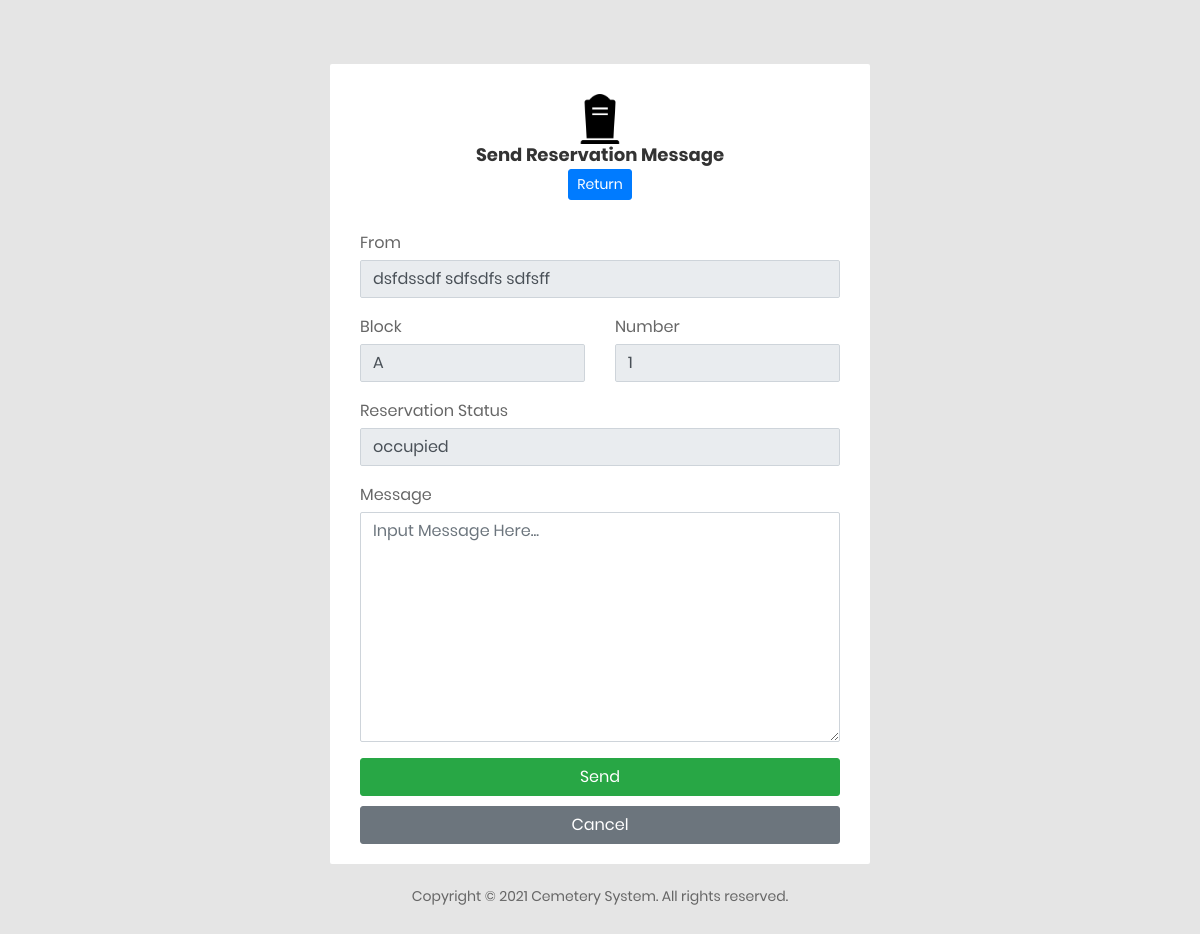
Screenshot of /user/sendMessage.php?reserve_id=1&&user_id=1 (signed in) with the database file from the repository.
### tables this page shows
CREATE TABLE `reservations` (
  `reserve_id` int(11) NOT NULL,
  `user_id` text NOT NULL,
  `loc_id` text NOT NULL,
  `reserved_by` text NOT NULL,
  `residential_address` text NOT NULL,
  `contact_number` text NOT NULL,
  `email_address` text NOT NULL,
  `block` text NOT NULL,
  `number` text NOT NULL,
  `price` float(10,2) NOT NULL,
  `fullname` text NOT NULL,
  `age` text NOT NULL,
  `gender` text NOT NULL,
  `date_of_birth` datetime NOT NULL,
  `date_of_death` datetime NOT NULL,
  `date_of_burial` datetime NOT NULL,
  `date_reserved` datetime NOT NULL,
  `date_denied` datetime NOT NULL,
  `date_approved` datetime NOT NULL,
  `date_occupied` datetime NOT NULL,
  `status` text NOT NULL
);

### user/sendMessage.php (the view, shortened to what this page needs)
<?php
  include('../functions/functions.php');
 $reserve_id = $_GET['reserve_id'];
?>
<!DOCTYPE html>
<html lang="en">
<head>
    <link href="css/font-face.css" rel="stylesheet" media="all">
    <link href="vendor/font-awesome-4.7/css/font-awesome.min.css" rel="stylesheet" media="all">
    <link href="vendor/font-awesome-5/css/fontawesome-all.min.css" rel="stylesheet" media="all">
    <link href="vendor/mdi-font/css/material-design-iconic-font.min.css" rel="stylesheet" media="all">
    <link href="vendor/bootstrap-4.1/bootstrap.min.css" rel="stylesheet" media="all">
    <link href="vendor/animsition/animsition.min.css" rel="stylesheet" media="all">
    <link href="vendor/bootstrap-progressbar/bootstrap-progressbar-3.3.4.min.css" rel="stylesheet" media="all">
    <link href="vendor/wow/animate.css" rel="stylesheet" media="all">
    <link href="vendor/css-hamburgers/hamburgers.min.css" rel="stylesheet" media="all">
    <link href="vendor/slick/slick.css" rel="stylesheet" media="all">
    <link href="vendor/select2/select2.min.css" rel="stylesheet" media="all">
    <link href="vendor/perfect-scrollbar/perfect-scrollbar.css" rel="stylesheet" media="all">
    <link href="vendor/vector-map/jqvmap.min.css" rel="stylesheet" media="all">
    <link href="css/theme.css" rel="stylesheet" media="all">
    <link href="css/badge.css" rel="stylesheet" media="all">
</head>
<body class="animsition">
  <div class="page-wrapper">
              <div class="login-wrap">
                  <div class="login-content">
                      <div class="login-logo">
                        <a href="" style="pointer-events: none">
                          <img class="image" src="../assets/images/logo.png" width="50px">
                          <h4>Send Reservation Message</h4>
                        </a>
                        <br>
                         <a href="myReservations.php" class="btn btn-sm btn-primary">Return</a>
                      </div>
                    <div class="login-form">
    <form id="messageForm" action="sendMessage.php" method="post">
      <?php
          $query=mysqli_query($db,"SELECT * FROM reservations WHERE reserve_id='".$reserve_id."'")or die(mysqli_error());
                  while($row=mysqli_fetch_array($query)){
      ?>
             <div class="form-group">
                <label for="locId" class="control-label mb-1">From</label>
                <input id="locId" name="message_from" type="text" class="form-control" value="<?php echo $row['reserved_by']; ?>" readonly>
            </div>
            <div class="row">
              <div class="col-6">
                <div class="form-group">
                 <label for="inputBlock" class="control-label mb-1">Block</label>
                 <input name="block" id="inputBlock" type="text" class="form-control" value="<?php echo $row['block'];?>" readonly="readonly">
                </div>
              </div>
              <div class="col-6">
                <div class="form-group">
                 <label for="inputNumber" class="control-label mb-1">Number</label>
                 <input name="number" id="inputNumber" type="text" class="form-control" value="<?php echo $row['number'];?>" readonly="readonly">
                </div>
              </div>
             </div>
              <div class="form-group">
                <label for="status" class="control-label mb-1">Reservation Status</label>
                <input id="status" name="res_status" type="text" class="form-control" value="<?php echo $row['status']; ?>" readonly>
            </div>
            <div class="form-group validate">
                <label for="textArea" class="control-label mb-1">Message</label>
                 <textarea name="message" id="textarea-input" rows="9" placeholder="Input Message Here..." class="form-control"></textarea>
            </div>
          <?php }?>
              <div>
                <button  class="btn btn-success btn-block" type="submit" name="sendMessage">Send</button>
              </div>
              <div style="margin-top: 10px;">
                <a class="btn btn-block btn-secondary" href="myReservations.php">Cancel</a>
              </div>
                </form>
                  </div>
              </div>
            <footer class="sticky-footer" style="height: 20px;">
              <div class="container my-auto">
                <div class="copyright text-center my-auto">
                  <p>Copyright © 2021 Cemetery System. All rights reserved.</p>
                </div>
              </div>
            </footer>
        </div>
</body>
</html>

### rows the page displays
reservations: message_from "dsfdssdf sdfsdfs sdfsff", block "A", number "1", res_status "occupied"
